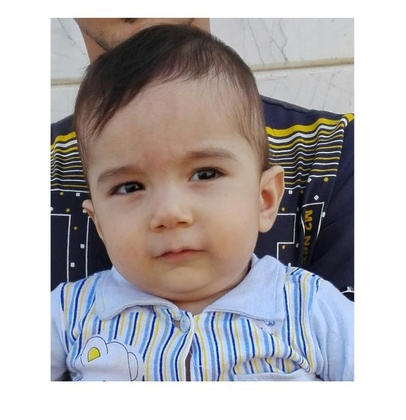
%> input picture excersiecs/hadiadokh/3/input.jpg, 406 x 420 px, shrunk from 684 x 707 before the run, given in place of saat.png, which was not available
$ octave tt13.m   (GNU Octave 9; MATLAB toolbox functions it lacks are replaced by stand-ins)
%> lines starting %> are read from the running program, lines starting %| are printed output that depends on the picture; pictures that were not available may be replaced by others from this repository, and a replacement may not be noted
clc;
clear;
close all;

image = imread('saat.png');
%> image is the input picture: size 420x406x3 uint8; mean R, G, B 177.9, 173.5, 175.2
im = rgb2gray(image);

img_with_noise1= imnoise(im, 'salt & pepper', 0.05);
img_with_noise2 = imnoise(im, 'salt & pepper',0.1);
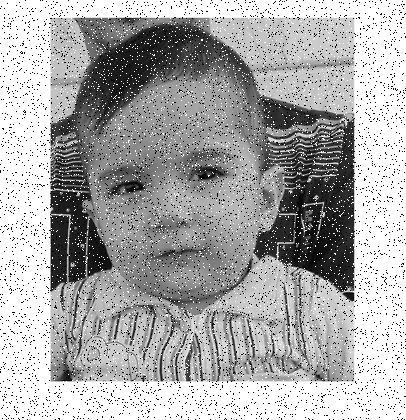
%> img_with_noise2: size 420x406 uint8; min 0, max 255, mean 170.1
img_with_noise3 = imnoise(im, 'salt & pepper', .2);
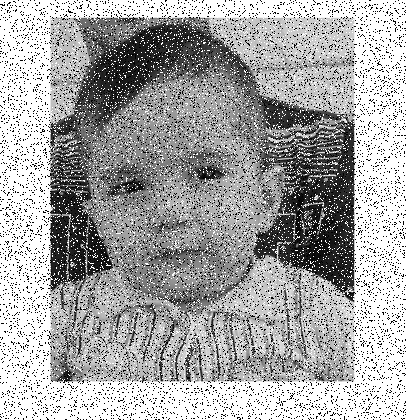
%> img_with_noise3: size 420x406 uint8; min 0, max 255, mean 165.5
img_with_noise4 = imnoise(im, 'salt & pepper', .3);
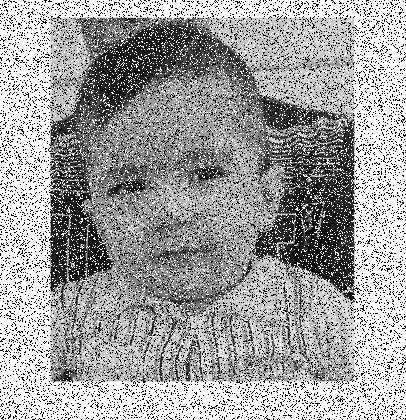
%> img_with_noise4: size 420x406 uint8; min 0, max 255, mean 160.8
img_with_noise5 = imnoise(im, 'salt & pepper', .4);
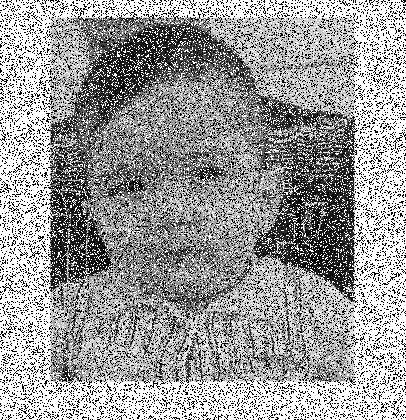
%> img_with_noise5: size 420x406 uint8; min 0, max 255, mean 155.5
img_with_noise6 = imnoise(im, 'salt & pepper', .6);
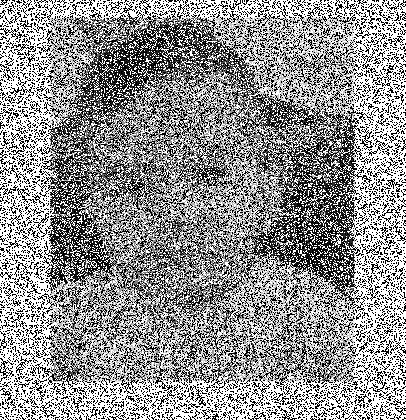
%> img_with_noise6: size 420x406 uint8; min 0, max 255, mean 146.1
img_with_noise7 = imnoise(im, 'salt & pepper', .7);
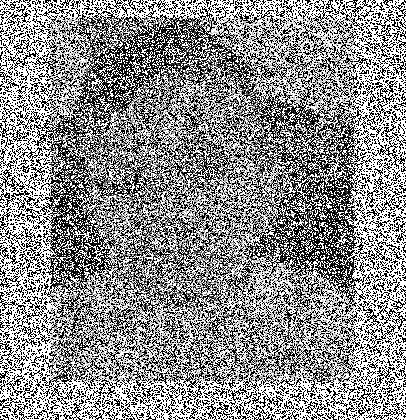
%> img_with_noise7: size 420x406 uint8; min 0, max 255, mean 141.8
img_with_noise8 = imnoise(im, 'salt & pepper', .9);
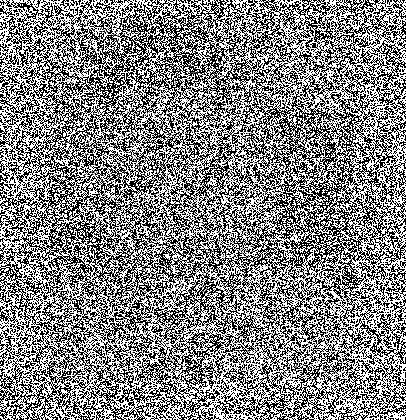
%> img_with_noise8: size 420x406 uint8; min 0, max 255, mean 132


mean_noise1 = round(mean(mean(img_with_noise1)));
%> mean_noise1 = 172
mean_noise2 = round(mean(mean(img_with_noise2)));
%> mean_noise2 = 170
mean_noise3 = round(mean(mean(img_with_noise3)));
%> mean_noise3 = 165
mean_noise4 = round(mean(mean(img_with_noise4)));
%> mean_noise4 = 161
mean_noise5 = round(mean(mean(img_with_noise5)));
%> mean_noise5 = 155
mean_noise6 = round(mean(mean(img_with_noise6)));
%> mean_noise6 = 146
mean_noise7 = round(mean(mean(img_with_noise7)));
%> mean_noise7 = 142
mean_noise8 = round(mean(mean(img_with_noise8)));
%> mean_noise8 = 132


display(mean_noise1);
%| mean_noise1 = 172
display(mean_noise2);
%| mean_noise2 = 170
display(mean_noise3);
%| mean_noise3 = 165
display(mean_noise4);
%| mean_noise4 = 161
display(mean_noise5);
%| mean_noise5 = 155
display(mean_noise6);
%| mean_noise6 = 146
display(mean_noise7);
%| mean_noise7 = 142
display(mean_noise8);
%| mean_noise8 = 132


 subplot(2,4,1);
 imshow(img_with_noise1);title('noise=0.05','Color','m');

 subplot(2,4,2);
 imshow(img_with_noise2);title('noise=0.1','Color','m');

 subplot(2,4,3);
 imshow(img_with_noise3);title('noise=0.2','Color','m');

 subplot(2,4,4);
 imshow(img_with_noise4);title('noise=0.3','Color','m');


 subplot(2,4,5);
 imshow(img_with_noise5);title('noise=0.4','Color','m');

 subplot(2,4,6);
 imshow(img_with_noise6);title('noise=0.6','Color','m');


 subplot(2,4,7);
 imshow(img_with_noise7);title('noise=0.7','Color','m');

 subplot(2,4,8);
 imshow(img_with_noise8);title('noise=0.9','Color','m');


 suptitle('Salt & Pepper ');
